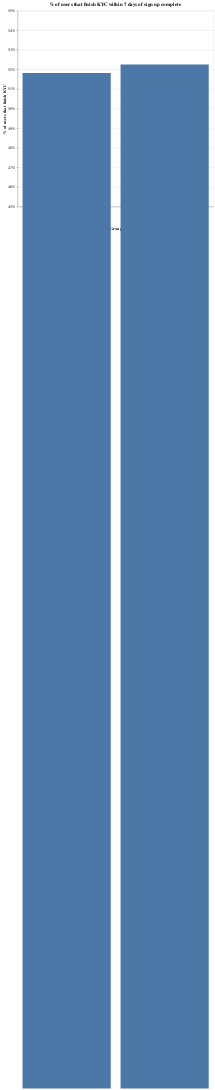

Notebook code cell kept with this figure:
### Markdown cell above
The next question is whether the increased conversion to KYC initiation translates to higher KYC completion conversion.

### Code cell
from datetime import datetime

df = pd.read_csv("kyc_internet.csv")

# drop users that are not yet age 7.
df["age"] = (datetime.now() - pd.to_datetime(df["tc_date"])).dt.days
df = df.loc[df["age"] >= 7, :]

# make sure we are unique on the user level.
df = (
    df.groupby(["treatment", "user_id"])["tc_date", "kyc_first_completed"]
    .agg("min")
    .reset_index()
)

# now, count how many users managed to finish KYC within 7 days.
df["kycc"] = 0
df.loc[
    (pd.to_datetime(df["kyc_first_completed"]) - pd.to_datetime(df["tc_date"])).dt.days
    <= 7,
    "kycc",
] = 1

df = df.groupby(["treatment"])["kycc"].agg("mean").reset_index()

alt.Chart(df).mark_bar().encode(
    x=alt.X("treatment:N", axis=alt.Axis(title="Group")),
    y=alt.Y(
        "kycc:Q",
        axis=alt.Axis(title="% of users that finish KYC", format="%"),
        scale=alt.Scale(domain=[0.45, 0.55]),
    ),
).properties(
    width=500,
    height=500,
    title="% of users that finish KYC within 7 days of sign up complete",
)

### Figure 1 — Vega-Lite specification as saved in the notebook (floating-point values rounded to 4 significant figures)
{"config": {"view": {"continuousWidth": 400, "continuousHeight": 300}}, "data": {"name": "data-f82aeb29031b2ae0ddd8296cafe660fa"}, "mark": "bar", "encoding": {"x": {"type": "nominal", "axis": {"title": "Group"}, "field": "treatment"}, "y": {"type": "quantitative", "axis": {"format": "%", "title": "% of users that finish KYC"}, "field": "kycc", "scale": {"domain": [0.45, 0.55]}}}, "height": 500, "title": "% of users that finish KYC within 7 days of sign up complete", "width": 500, "$schema": "https://vega.github.io/schema/vega-lite/v4.0.2.json", "datasets": {"data-f82aeb29031b2ae0ddd8296cafe660fa": [{"treatment": "Control", "kycc": 0.5182}, {"treatment": "Treatment", "kycc": 0.5225}]}}
